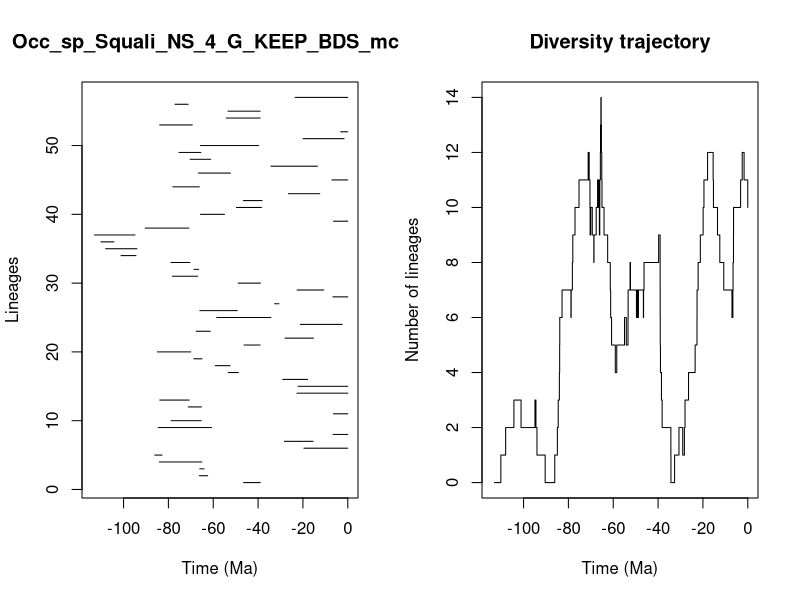

Generate this figure with R:


pdf(file='../Results/Species_NS/5_MA_bins_EP/pyrate_mcmc_logs/Occ_sp_Squali_NS_4_G_KEEP_BDS_mcmc_LTT.pdf',width=0.6*20, height=0.6*10)
title = "Occ_sp_Squali_NS_4_G_KEEP_BDS_mcmc"
ts=c(46.469746121479886, 66.17805311878348,66.00279577409788,84.021570837929,86.07982194188199,19.547992409245698,28.270734920061773,6.567498404009716,84.5388206294294,78.75978798328471,6.372686707883721,71.13430262485741,83.84479244959208,22.649242458684927,22.13840961539347,29.005585385545427,53.36118794577794,59.08371111067568,68.65885510885539,84.92100297998746,46.26673436668503,27.985686705543007,67.60772355268043,21.159904425513027,58.43502651683436,65.98235219100607,32.63686386376106,6.643730232953422,22.619855072014683,48.890886887938336,78.22402178982851,68.57622370836091,78.8649446706337,101.11439479505837,107.98562682753581,110.12099393050318,112.9694974106172,90.3589573861581,6.34420106720834,65.67206509790219,49.649439334793264,46.554807888252796,26.422146624401297,78.03059963368428,7.052168597567796,66.56499638279253,34.26103312443413,70.30928201968915,75.25833057746995,65.7447775162596,19.91952150774594,3.194829943681133,83.89437702765629,54.174055116726386,53.41704235819909,77.05135061303456,23.476787937548874)
te=c(39.04081262909572, 62.48579553567178,64.10245400077216,65.11129427841901,82.82826403402058,0.0,15.445599815949977,0.0,60.74531575127313,65.37939237542902,0.0,65.266074370038,70.73144328085387,0.0,0.0,17.934609940255996,48.7620861100183,52.49939502833319,65.02123078681285,70.04166095861295,39.08378678378323,15.319617555497528,61.32258311154537,2.482848509732515,34.294477054699584,49.29987843462622,30.685448076702446,0.0,10.708819930450815,38.94504586688694,66.98126144087753,66.49742373003684,70.38663752817023,94.47374464187088,94.01240997886185,104.304465724257,94.90411277781162,70.86777542849043,0.0,54.97605383454222,38.50298269351234,38.19366461058132,12.473445717869057,66.21168994375248,0.0,52.32381215121376,13.49727800046967,61.14738488402856,65.50686971781559,39.75332386161852,1.646903141410402,0.0,69.35018037156951,39.06952839765897,39.095023089696944,71.18237362932247,0.0)
div_traj=c(0, 1,2,3,2,3,2,1,0,1,2,3,4,5,6,7,6,7,8,9,10,11,12,11,12,11,10,9,10,9,8,9,10,11,10,11,10,9,10,11,12,13,14,13,12,11,10,9,8,7,6,5,4,5,6,5,6,7,8,7,6,7,6,7,6,7,8,9,8,7,6,5,4,3,2,1,0,1,2,1,2,3,4,5,6,7,8,9,10,11,12,11,10,9,8,7,6,7,8,9,10,11,12,11,10)
time_events=c(112.9694974106172, 110.12099393050318,107.98562682753581,104.304465724257,101.11439479505837,94.90411277781162,94.47374464187088,94.01240997886185,90.3589573861581,86.07982194188199,84.92100297998746,84.5388206294294,84.021570837929,83.89437702765629,83.84479244959208,82.82826403402058,78.8649446706337,78.75978798328471,78.22402178982851,78.03059963368428,77.05135061303456,75.25833057746995,71.18237362932247,71.13430262485741,70.86777542849043,70.73144328085387,70.38663752817023,70.30928201968915,70.04166095861295,69.35018037156951,68.65885510885539,68.57622370836091,67.60772355268043,66.98126144087753,66.56499638279253,66.49742373003684,66.21168994375248,66.17805311878348,66.00279577409788,65.98235219100607,65.7447775162596,65.67206509790219,65.50686971781559,65.37939237542902,65.266074370038,65.11129427841901,65.02123078681285,64.10245400077216,62.48579553567178,61.32258311154537,61.14738488402856,60.74531575127313,59.08371111067568,58.43502651683436,54.97605383454222,54.174055116726386,53.41704235819909,53.36118794577794,52.49939502833319,52.32381215121376,49.649439334793264,49.29987843462622,48.890886887938336,48.7620861100183,46.554807888252796,46.469746121479886,46.26673436668503,39.75332386161852,39.095023089696944,39.08378678378323,39.06952839765897,39.04081262909572,38.94504586688694,38.50298269351234,38.19366461058132,34.294477054699584,34.26103312443413,32.63686386376106,30.685448076702446,29.005585385545427,28.270734920061773,27.985686705543007,26.422146624401297,23.476787937548874,22.649242458684927,22.619855072014683,22.13840961539347,21.159904425513027,19.91952150774594,19.547992409245698,17.934609940255996,15.445599815949977,15.319617555497528,13.49727800046967,12.473445717869057,10.708819930450815,7.052168597567796,6.643730232953422,6.567498404009716,6.372686707883721,6.34420106720834,3.194829943681133,2.482848509732515,1.646903141410402,0.0)
                par(mfrow=c(1,2))
                L = length(ts)
                plot(ts, 1:L , xlim=c(-max(ts)-1,0), pch=20, type="n", main=title,xlab="Time (Ma)",ylab="Lineages")
                for (i in 1:L){segments(x0=-te[i],y0=i,x1=-ts[i],y1=i)}    
                t = -time_events
                plot(div_traj ~ t,type="s", main = "Diversity trajectory",xlab="Time (Ma)",ylab="Number of lineages",xlim=c(-max(ts)-1,0))
                abline(v=c(65,200,251,367,445),lty=2,col="gray")
                
